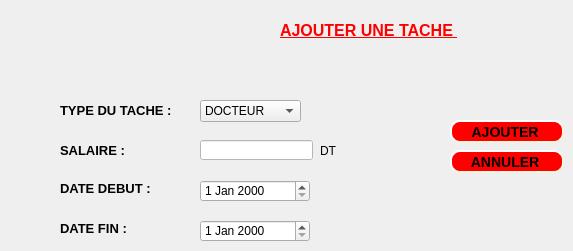
      <widget class="QWidget" name="AFFICHE_2">
       <attribute name="title">
        <string>AJOUTER </string>
       </attribute>
       <widget class="QLabel" name="label_8">
        <property name="geometry">
         <rect>
          <x>280</x>
          <y>20</y>
          <width>251</width>
          <height>21</height>
         </rect>
        </property>
        <property name="font">
         <font>
          <pointsize>12</pointsize>
          <weight>75</weight>
          <bold>true</bold>
          <underline>true</underline>
         </font>
        </property>
        <property name="styleSheet">
         <string notr="true">color: rgb(85, 170, 255);
color: rgb(255, 0, 0);</string>
        </property>
        <property name="text">
         <string>AJOUTER UNE TACHE </string>
        </property>
       </widget>
       <widget class="QLabel" name="label_9">
        <property name="geometry">
         <rect>
          <x>60</x>
          <y>100</y>
          <width>111</width>
          <height>20</height>
         </rect>
        </property>
        <property name="font">
         <font>
          <pointsize>10</pointsize>
          <weight>75</weight>
          <bold>true</bold>
         </font>
        </property>
        <property name="text">
         <string>TYPE DU TACHE : </string>
        </property>
       </widget>
       <widget class="QPushButton" name="pushButton_ajouter_Tache">
        <property name="geometry">
         <rect>
          <x>450</x>
          <y>120</y>
          <width>114</width>
          <height>23</height>
         </rect>
        </property>
        <property name="mouseTracking">
         <bool>true</bool>
        </property>
        <property name="focusPolicy">
         <enum>Qt::ClickFocus</enum>
        </property>
        <property name="styleSheet">
         <string notr="true">background-color: red;
    border-style: outset;
    border-width: 2px;
    border-radius: 10px;
    border-color: beige;
    font: bold 14px;
    min-width: 6em;
    padding: 4;</string>
        </property>
        <property name="text">
         <string>AJOUTER </string>
        </property>
       </widget>
       <widget class="QPushButton" name="pushButton_7">
        <property name="geometry">
         <rect>
          <x>450</x>
          <y>150</y>
          <width>114</width>
          <height>23</height>
         </rect>
        </property>
        <property name="styleSheet">
         <string notr="true">background-color: red;
    border-style: outset;
    border-width: 2px;
    border-radius: 10px;
    border-color: beige;
    font: bold 14px;
    min-width: 6em;
    padding: 4;</string>
        </property>
        <property name="text">
         <string>ANNULER </string>
        </property>
       </widget>
       <widget class="QLabel" name="label_10">
        <property name="geometry">
         <rect>
          <x>60</x>
          <y>140</y>
          <width>71</width>
          <height>20</height>
         </rect>
        </property>
        <property name="font">
         <font>
          <pointsize>10</pointsize>
          <weight>75</weight>
          <bold>true</bold>
         </font>
        </property>
        <property name="text">
         <string>SALAIRE :</string>
        </property>
       </widget>
       <widget class="QLineEdit" name="lineEdit_salaire">
        <property name="geometry">
         <rect>
          <x>200</x>
          <y>140</y>
          <width>113</width>
          <height>20</height>
         </rect>
        </property>
        <property name="styleSheet">
         <string notr="true">background-color: rgb(255, 255, 255);</string>
        </property>
       </widget>
       <widget class="QLabel" name="label_24">
        <property name="geometry">
         <rect>
          <x>60</x>
          <y>180</y>
          <width>91</width>
          <height>16</height>
         </rect>
        </property>
        <property name="font">
         <font>
          <pointsize>10</pointsize>
          <weight>75</weight>
          <bold>true</bold>
         </font>
        </property>
        <property name="text">
         <string>DATE DEBUT :</string>
        </property>
       </widget>
       <widget class="QDateEdit" name="dateEdit_debut">
        <property name="geometry">
         <rect>
          <x>200</x>
          <y>180</y>
          <width>110</width>
          <height>22</height>
         </rect>
        </property>
       </widget>
       <widget class="QLabel" name="label_25">
        <property name="geometry">
         <rect>
          <x>60</x>
          <y>220</y>
          <width>91</width>
          <height>16</height>
         </rect>
        </property>
        <property name="font">
         <font>
          <pointsize>10</pointsize>
          <weight>75</weight>
          <bold>true</bold>
         </font>
        </property>
        <property name="text">
         <string>DATE FIN :</string>
        </property>
       </widget>
       <widget class="QDateEdit" name="dateEdit_fin">
        <property name="geometry">
         <rect>
          <x>200</x>
          <y>220</y>
          <width>110</width>
          <height>22</height>
         </rect>
        </property>
       </widget>
       <widget class="QComboBox" name="comboBox_type_tache">
        <property name="geometry">
         <rect>
          <x>200</x>
          <y>100</y>
          <width>101</width>
          <height>22</height>
         </rect>
        </property>
        <item>
         <property name="text">
          <string>DOCTEUR</string>
         </property>
        </item>
        <item>
         <property name="text">
          <string>INFERMIERE</string>
         </property>
        </item>
       </widget>
       <widget class="QLabel" name="label_35">
        <property name="geometry">
         <rect>
          <x>320</x>
          <y>140</y>
          <width>47</width>
          <height>21</height>
         </rect>
        </property>
        <property name="styleSheet">
         <string notr="true">font: 75 16pt &quot;MS Shell Dlg 2&quot;;</string>
        </property>
        <property name="text">
         <string>DT</string>
        </property>
       </widget>
      </widget>
